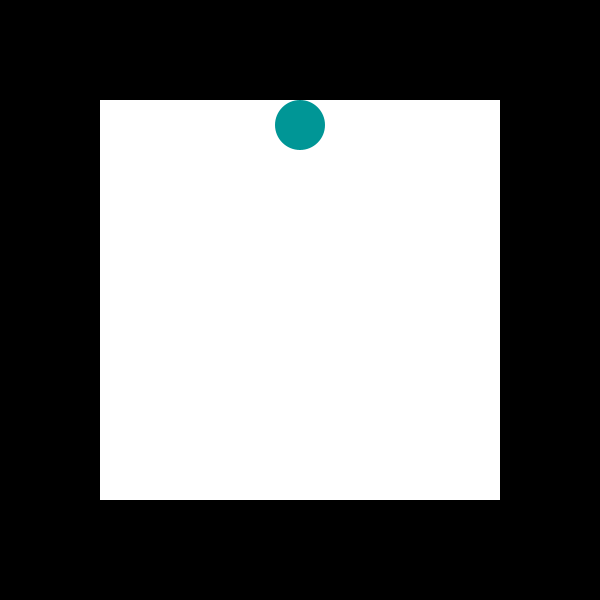
Frame 1 (no input)
Frame 60 (the mouse pressed at the canvas centre just before this capture): identical to frame 1, image omitted
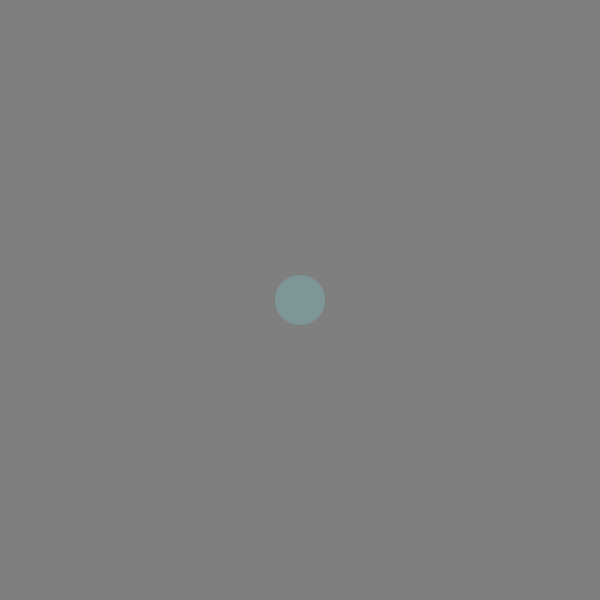
Frame 120 (the mouse held since frame 60 and released just before this capture)

The Processing sketch that drew these frames (run headless with seeded random() and noise(); from frame 60 on, the mouse is pressed at the canvas centre):

// Processing sketch: w01d_mapping
// ── w01d_mapping.pde
// code 1 week 1
// bryan ma

// mapping values

void setup() {
  size(600, 600);
}

void draw() {
  // map the background color to mouseX, going from 0 to 255.
  background(map(mouseX, 0, width, 0, 255));

  // map the fill color of a rect to mouseX, from 255 to 0.
  noStroke();
  fill(map(mouseX, 0, width, 255, 0));
  rectMode(CENTER);
  rect(width/2, height/2, 400, 400);
  
  // map the fill color's red channel to mouse Y, from 0 to 255.
  fill(map(mouseY, 0, height, 0, 255), 150, 150);
  // map the y position of an ellipse to mouse X, from 125 to 475.
  ellipse(width/2, map(mouseX, 0, width, 125, 475), 50, 50);
}
